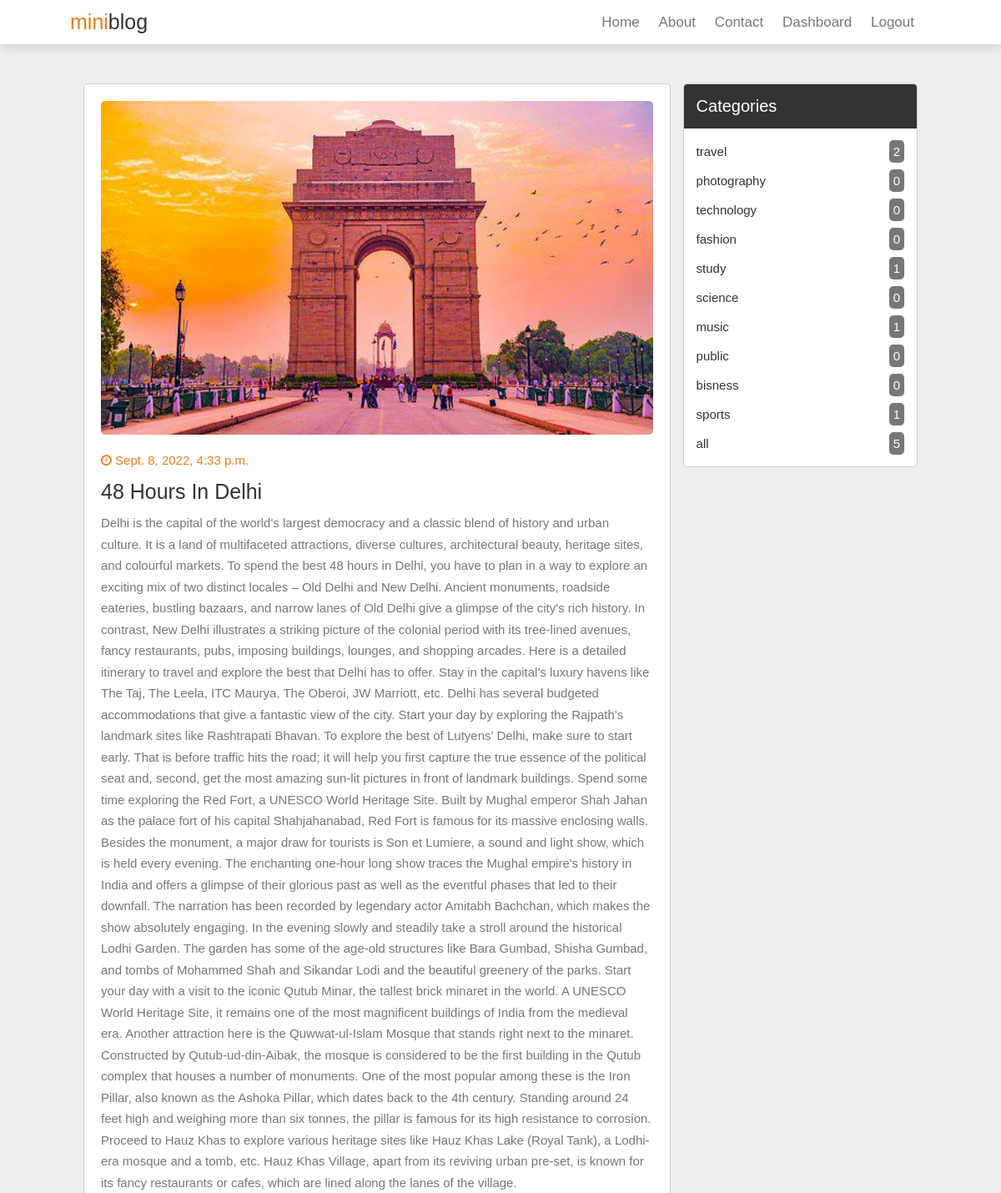
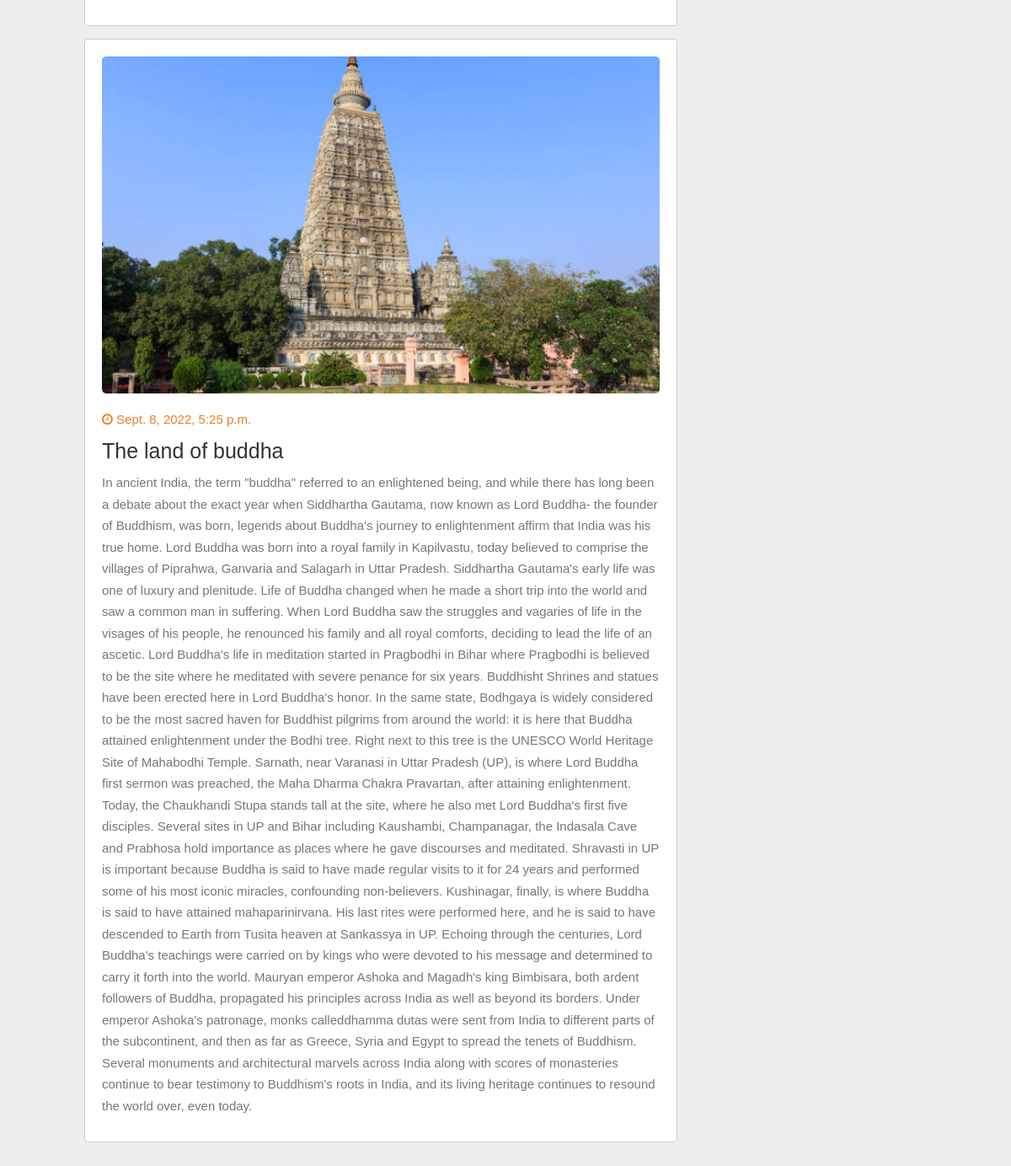
Page /?category=1 (signed in) on the committed database (2 pictures, top to bottom).
### blog/models.py (models this page shows, shortened)
class Post(models.Model):
    img = models.ImageField(upload_to='upload/image/', default=0)
    title = models.CharField(max_length=50)
    category = models.ForeignKey(Category, on_delete=models.CASCADE, default=0)
    created_date = models.DateTimeField(default=timezone.now)
    desc = models.TextField()

class Category(models.Model):
    name = models.CharField(max_length=50)

### blog/views.py (the view)
# urls.py: 2. Add a URL to urlpatterns:  path('', views.home, name='home')
def home(request):
    posts = None
    count = None
    categories = Category.objects.all()
    count = Post.objects.all().count()
    category_id = request.GET.get('category')
    if category_id:
        posts = Post.objects.filter(category=category_id)
    else:
        posts = Post.objects.all()
    return render(request, 'blog/home.html', {'posts':posts, 'categories':categories, 'count':count})

### blog/templates/blog/home.html
{% extends 'blog/base.html' %}
{% load static %}
{% block content %}
<section class="container">
    <div class="posts-container">
        {% for post in posts %}
        <div class="post">
            <img src="{{post.img.url}}" alt="" srcset="" class="image">
            <div class="date">
                <i class="fa fa-clock-o" aria-hidden="true"></i>
                <span>{{post.created_date}}</span>
            </div>
            <h3 class="title">{{post.title}}</post></h3>
            <p class="text">{{post.desc}}</p>
        </div>
        {% endfor %}
    </div>
    <div class="sidebar">
        <div class="box">
            <h3 class="title">categories</h3>
            <div class="category">
                {% for category in categories %}
                <a href="/?category={{category.id}}"> {{category.name}} <span>{{ category.post_set.count }}</span></a>
                {% endfor %}
                <a href="/"> all <span>{{count}}</span></a>
            </div>
        </div>
    </div>
</section>
{% endblock content %}

### blog/static/blog/css/style.css (style rules this page uses)
:root { --orange:#e67e22; --black:#333; --light-color:#777; --blue:rgb(119, 162, 225); --border:.1rem solid rgba(0,0,0,0.2); --box-shadow:0 .5rem 1rem rgba(0,0,0,0.1); }
* { margin: 0; padding: 0; box-sizing: border-box; outline: none; border: none; text-decoration: none; font-family: Verdana, Geneva, Tahoma, sans-serif; font-weight: lighter; }
html { font-size: 62.5%; overflow-y: scroll; scroll-behavior: smooth; scroll-padding-top: 6rem; }
.container { display: grid; grid-template-columns: 2.5fr 1fr; gap: 1.5rem; background-color: #eee; padding: 10rem; }
.container .posts-container .post { width: 100%; padding: 2rem; background: #fff; border: var(--border); border-radius: .5rem; margin-bottom: 1.5rem; }
.container .posts-container .post .image { height: 40rem; width:100%; border-radius: .5rem; object-fit: cover; }
.container .posts-container .post .date { padding-top: 2rem; font-size: 1.5rem; color: var(--orange); }
.container .posts-container .post .title { padding-top:1.5rem; font-size: 2.5rem; color: var(--black); }
.container .posts-container .post .text { font-size: 1.5rem; line-height: 1.7; padding: 1rem 0; color: var(--light-color); }
.container .sidebar .box { border: var(--border); border-radius: 0.5rem; overflow: hidden; background: #fff; margin-bottom: 1.5rem; }
.container .sidebar .box .title { padding: 1.5rem; font-size: 2rem; color: #fff; background: var(--black); text-transform: capitalize; }
.container .sidebar .box .category { padding: 1rem 1.5rem; }
.container .sidebar .box .category a { padding: .4rem 0; font-size: 1.5rem; color: var(--black); display: flex; align-items: center; justify-content: space-between; }
.container .sidebar .box .category a span { background: var(--light-color); color: #fff; border-radius: 0.5rem; padding: 0.5rem; }

### rows in the picture
Post: img (picture), created_date "Sept. 8, 2022, 4:33 p.m.", title "48 Hours In Delhi", desc "Delhi is the capital of the world's largest democracy and a classic blend of history and urban culture. It is a land of multifaceted attractions, diverse cultures, architectural beauty, heritage sites, and colourful markets. To spend the best 48 hours in Delhi, you have to plan in a way to explore an exciting mix of two distinct locales – Old Delhi and New Delhi. Ancient monuments, roadside eateries, bustling bazaars, and narrow lanes of Old Delhi give a glimpse of the city's rich history. In contrast, New Delhi illustrates a striking picture of the colonial period with its tree-lined avenues, fancy restaurants, pubs, imposing buildings, lounges, and shopping arcades. Here is a detailed…"
Post: img (picture), created_date "Sept. 8, 2022, 5:25 p.m.", title "The land of buddha", desc "In ancient India, the term \"buddha\" referred to an enlightened being, and while there has long been a debate about the exact year when Siddhartha Gautama, now known as Lord Buddha- the founder of Buddhism, was born, legends about Buddha's journey to enlightenment affirm that India was his true home. Lord Buddha was born into a royal family in Kapilvastu, today believed to comprise the villages of Piprahwa, Ganvaria and Salagarh in Uttar Pradesh. Siddhartha Gautama's early life was one of luxury and plenitude. Life of Buddha changed when he made a short trip into the world and saw a common man in suffering. When Lord Buddha saw the struggles and vagaries of life in the visages of his people,…"
Category: name "travel", post_set.count "2"
Category: name "photography", post_set.count "0"
Category: name "technology", post_set.count "0"
Category: name "fashion", post_set.count "0"
Category: name "study", post_set.count "1"
Category: name "science", post_set.count "0"
Category: name "music", post_set.count "1"
Category: name "public", post_set.count "0"
Category: name "bisness", post_set.count "0"
Category: name "sports", post_set.count "1"

### other values in the picture
{{ count }} "5"
